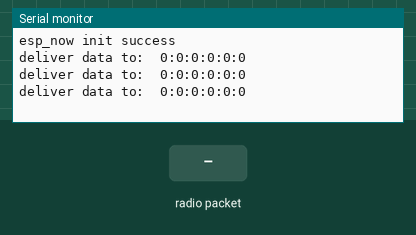
This sketch was run on a simulated ESP8266 (Wemos D1 mini). Shown: the last lines printed to the serial monitor. The test bench sets the inputs (shaded band).

Above: at 1.2 s.
1.3 s: radio packet "1" arrives
At 1.46 s:
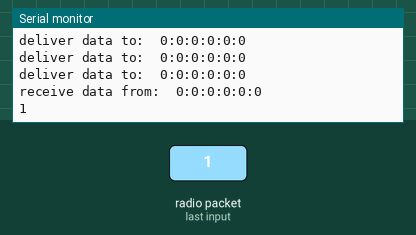
2.8 s: radio packet "0" arrives
At 2.96 s:
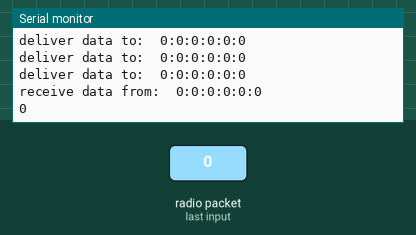
4.3 s: radio packet "2" arrives
At 4.46 s:
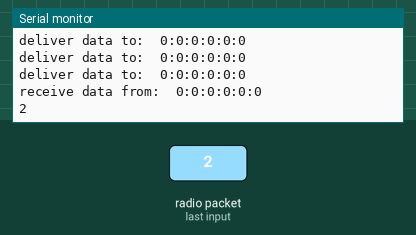

Measured:
- after the input at 1.3 s, the serial monitor: prints a new line at once (image 1)
- after the input at 2.8 s, the serial monitor: prints a new line at once (image 2)
- after the input at 4.3 s, the serial monitor: prints a new line at once (image 3)

The sketch:

espwifinow.ino
```cpp
#include <ESP8266WiFi.h>
#include <espnow.h>

//注意这里填写对方的MAC
uint8_t esp_1_address[] = {0xF4, 0xCF, 0xA2, 0xD7, 0xD0, 0x40};//NODE1模块1的mac地址
//uint8_t esp_2_address[] = {0x84, 0xCC, 0xA8, 0xA9, 0x00, 0x36};//WEMOS模块2的mac地址
//uint8_t esp_3_address[] = {0x8C, 0xAA, 0xB5, 0x0D, 0x80, 0x7C};//模块3的mac地址

//NODE:0xF4, 0xCF, 0xA2, 0xD7, 0xD0, 0x40
//WEMOS:84:CC:A8:A9:00:36

//Callback when data is sent
//发送信息时的回调函数，每次发送信息会自动调用该函数
void OnDataSent(uint8_t *mac_addr, uint8_t sendStatus)
{
  //Serial.print("Last Packet Send Status: ");
  if (sendStatus == 0)//信息发送成功时
  {
    //打印接收方的mac地址
    Serial.print("deliver data to:  ");
    for(int i = 0; i < 5; ++i)
    {
      Serial.printf("%x:", *(mac_addr + i));
    }
    Serial.printf("%x", *(mac_addr + 5));
    Serial.println(" ");
    //Serial.println("Delivery success");
  }
  else{
    Serial.println("Delivery fail");
  }
}

// Callback when data is received
//接收信息时的回调函数，每次接收信息会自动调用该函数
void OnDataRecv(uint8_t * mac, uint8_t *incomingData, uint8_t len)
{
  //在此处先通过mac地址判断是哪一个设备发送的数据，再进行数据解析（在主控中写代码时）
  //或者只是使用memcpy函数存储数据，在主函数中处理（类似于DMA的形式）
  //打印发送方的mac地址
  Serial.print("receive data from:  ");
  for(int i = 0; i < 5; ++i)
  {
    Serial.printf("%x:", *(mac + i));
  }
  Serial.printf("%x", *(mac + 5));
  Serial.println(" ");
  /*
  Serial.print("Bytes received: ");
  Serial.println(len);
  */
  //打印接收到的数据
  for(int i = 0; i < len; ++i)
  {
    Serial.printf("%c", *(incomingData + i));
  }
  Serial.println(" ");
}

void setup() {

  Serial.begin(115200);//初始化串口，设置其波特率为115200

  WiFi.mode(WIFI_STA);//设置WIFI模式为STA
  WiFi.disconnect();//断开WIFI连接

  // Init ESP-NOW
  if (esp_now_init() != 0)//初始化espnow
  {
    Serial.println("Error initializing ESP-NOW");
    return;
  }
  else
  {
    Serial.println("esp_now init success");
  }

  // Set ESP-NOW Role
  //双向通信时需要设定角色为 ESP_NOW_ROLE_COMBO
  esp_now_set_self_role(ESP_NOW_ROLE_COMBO);

  // Once ESPNow is successfully Init, we will register for Send CB to
  // get the status of Trasnmitted packet
  //执行完这个函数，每次发送数据就会自动调用回调函数了
  esp_now_register_send_cb(OnDataSent);

  // Register peer
  //与模块2和3配对
  esp_now_add_peer(esp_1_address, ESP_NOW_ROLE_COMBO, 1, NULL, 0);
//  esp_now_add_peer(esp_2_address, ESP_NOW_ROLE_COMBO, 1, NULL, 0);
 // esp_now_add_peer(esp_3_address, ESP_NOW_ROLE_COMBO, 2, NULL, 0);

  // Register for a callback function that will be called when data is received
  //执行完这个函数，每次接收数据就会自动调用回调函数了
  esp_now_register_recv_cb(OnDataRecv);
}

uint8_t data_to_send[] = {"test from esp8266_1 Wemos D1"};//要发送的数据

void loop()
{
    // Send message via ESP-NOW
    //向模块2和3发送数据
     esp_now_send(esp_1_address, data_to_send, sizeof(data_to_send));
//    esp_now_send(esp_2_address, data_to_send, sizeof(data_to_send));
//    esp_now_send(esp_3_address, data_to_send, sizeof(data_to_send));
    delay(500);
}
```
